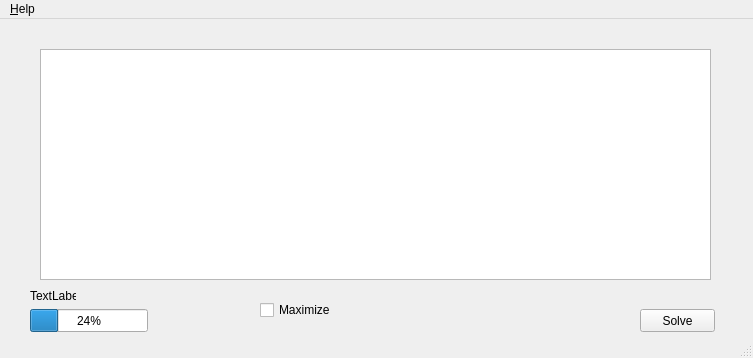
<?xml version="1.0" encoding="UTF-8"?>
<ui version="4.0">
 <class>ProblemWindow</class>
 <widget class="QMainWindow" name="ProblemWindow">
  <property name="geometry">
   <rect>
    <x>0</x>
    <y>0</y>
    <width>753</width>
    <height>358</height>
   </rect>
  </property>
  <property name="windowTitle">
   <string>MainWindow</string>
  </property>
  <widget class="QWidget" name="centralwidget">
   <widget class="QPushButton" name="pushButton">
    <property name="geometry">
     <rect>
      <x>640</x>
      <y>290</y>
      <width>75</width>
      <height>23</height>
     </rect>
    </property>
    <property name="text">
     <string>Solve</string>
    </property>
   </widget>
   <widget class="QProgressBar" name="progressBar">
    <property name="geometry">
     <rect>
      <x>30</x>
      <y>290</y>
      <width>118</width>
      <height>23</height>
     </rect>
    </property>
    <property name="value">
     <number>24</number>
    </property>
   </widget>
   <widget class="QLabel" name="label">
    <property name="geometry">
     <rect>
      <x>30</x>
      <y>270</y>
      <width>46</width>
      <height>13</height>
     </rect>
    </property>
    <property name="text">
     <string>TextLabel</string>
    </property>
   </widget>
   <widget class="QTableWidget" name="tableWidget">
    <property name="geometry">
     <rect>
      <x>40</x>
      <y>30</y>
      <width>671</width>
      <height>231</height>
     </rect>
    </property>
   </widget>
   <widget class="QCheckBox" name="option1">
    <property name="geometry">
     <rect>
      <x>260</x>
      <y>280</y>
      <width>121</width>
      <height>22</height>
     </rect>
    </property>
    <property name="text">
     <string>Maximize</string>
    </property>
   </widget>
  </widget>
  <widget class="QMenuBar" name="menubar">
   <property name="geometry">
    <rect>
     <x>0</x>
     <y>0</y>
     <width>753</width>
     <height>25</height>
    </rect>
   </property>
   <widget class="QMenu" name="menu_Help">
    <property name="title">
     <string>&amp;Help</string>
    </property>
    <addaction name="action_About"/>
    <addaction name="action_Credits"/>
   </widget>
   <addaction name="menu_Help"/>
  </widget>
  <widget class="QStatusBar" name="statusbar"/>
  <action name="action_About">
   <property name="text">
    <string>&amp;About</string>
   </property>
  </action>
  <action name="action_Credits">
   <property name="text">
    <string>&amp;Credits</string>
   </property>
  </action>
 </widget>
 <resources/>
 <connections/>
</ui>
